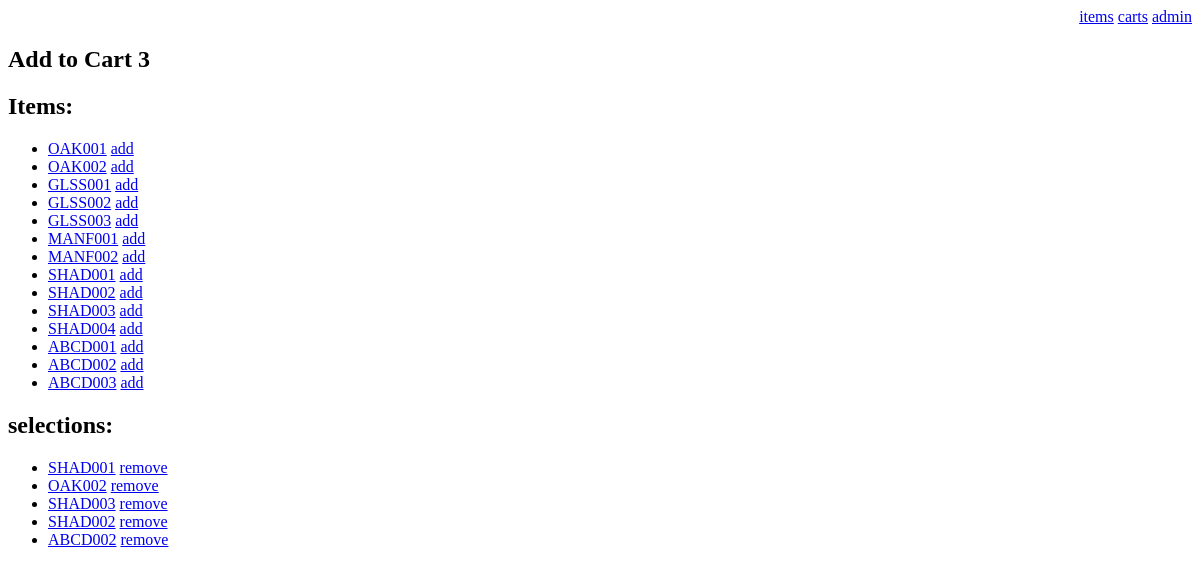
The app's page /eyewear/cart2_show/3/select_item/, older data.
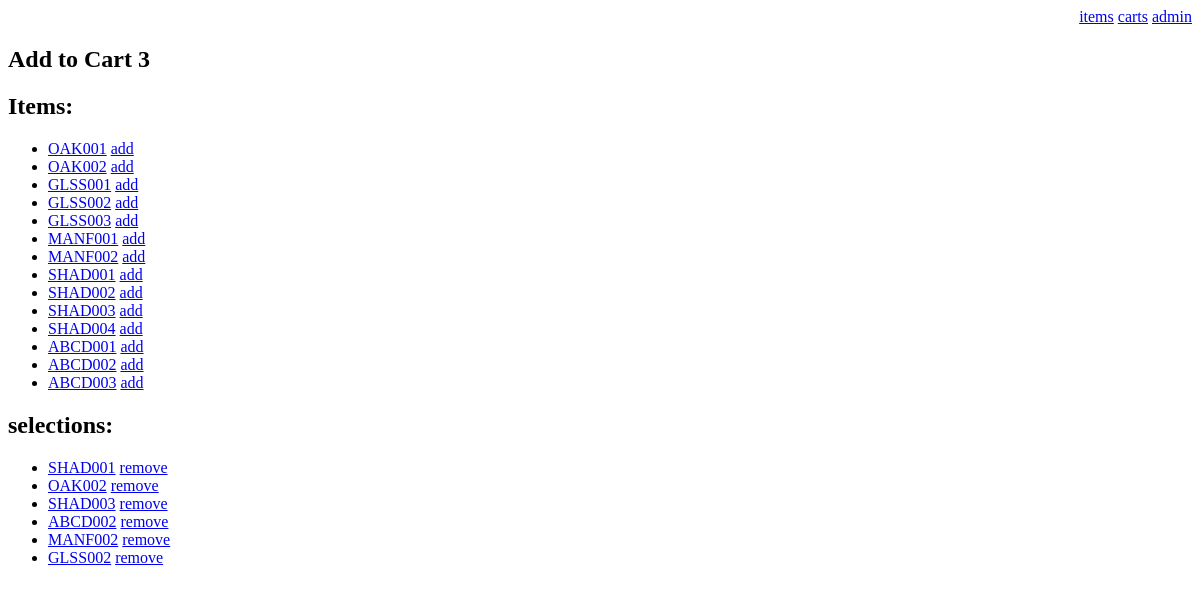
The same page, newer data.
### eyewear/models.py (models this page shows, shortened)
class Item(models.Model):
    name = models.CharField(max_length=200)
    description = models.CharField(max_length=200)
    price = models.IntegerField(default=0)

class CartItem(models.Model):
    cart = models.ForeignKey(Cart2, related_name="cart_items")
    item = models.ForeignKey(Item)

### eyewear/views.py (the view)
# urls.py: url(r'^cart2_show/(?P<cart_id>[0-9]+)/select_item/$', views.select_item, name='select_item'),
def select_item(request, cart_id):
    cart = Cart2.objects.get(pk=cart_id)
    item_list = Item.objects.all()
    template = loader.get_template('eyewear/select_item.html')
    context = RequestContext(request, {
        'item_list': item_list,
        'cart': cart,
    })
    return HttpResponse(template.render(context))

### eyewear/templates/eyewear/select_item.html (shortened to what this page needs)
<div align="right"><a href="http://127.0.0.1:8000/eyewear/"> items</a>
<a href="http://127.0.0.1:8000/eyewear/all_carts/">carts</a> <a href="http://127.0.0.1:8000/admin/"> admin</a></div>
<h2>{{ "Add to Cart  " }} {{ cart.id }}</h2>
<h2>Items: </h2>
    <ul>
    {% for item in item_list %}
        <li>
            <a href="/eyewear/{{ item.id }}/">{{ item.name }}</a>
            <a href="/eyewear/cart2_show/{{ cart.id }}/select_item/{{ item.id }}">{{ "add" }}</a>
        </li>
    {% endfor %}
    </ul>
<h2>{{ cart.name }}{{ ": " }} </h2>
    <ul>
    {% for cart_item in cart.cart_items.all %}
        <li>
            <a href="/eyewear/{{ cart_item.item.id }}/">{{ cart_item.item.name }}</a>
            <a href="/eyewear/cart2_show/{{ cart.id }}/select_item/{{ cart_item.item.id }}/cartitem_remove/">{{ "remove" }}</a>
        </li>
    {% endfor %}
    </ul>

Row changes from the older to the newer data that the page shows:
removed CartItem: item.name "SHAD002", value "remove"
added CartItem: item.name "MANF002", value "remove"
added CartItem: item.name "GLSS002", value "remove"
